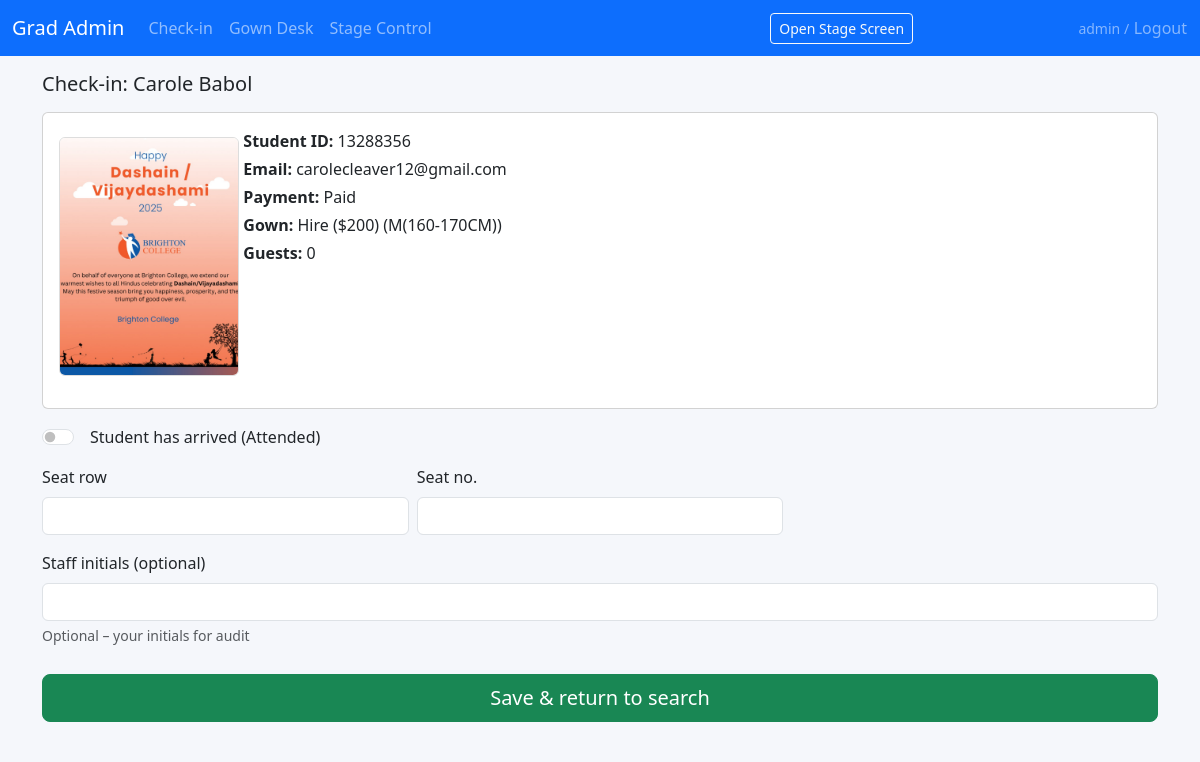
The app's page /check-in/34/ (signed in), older data.
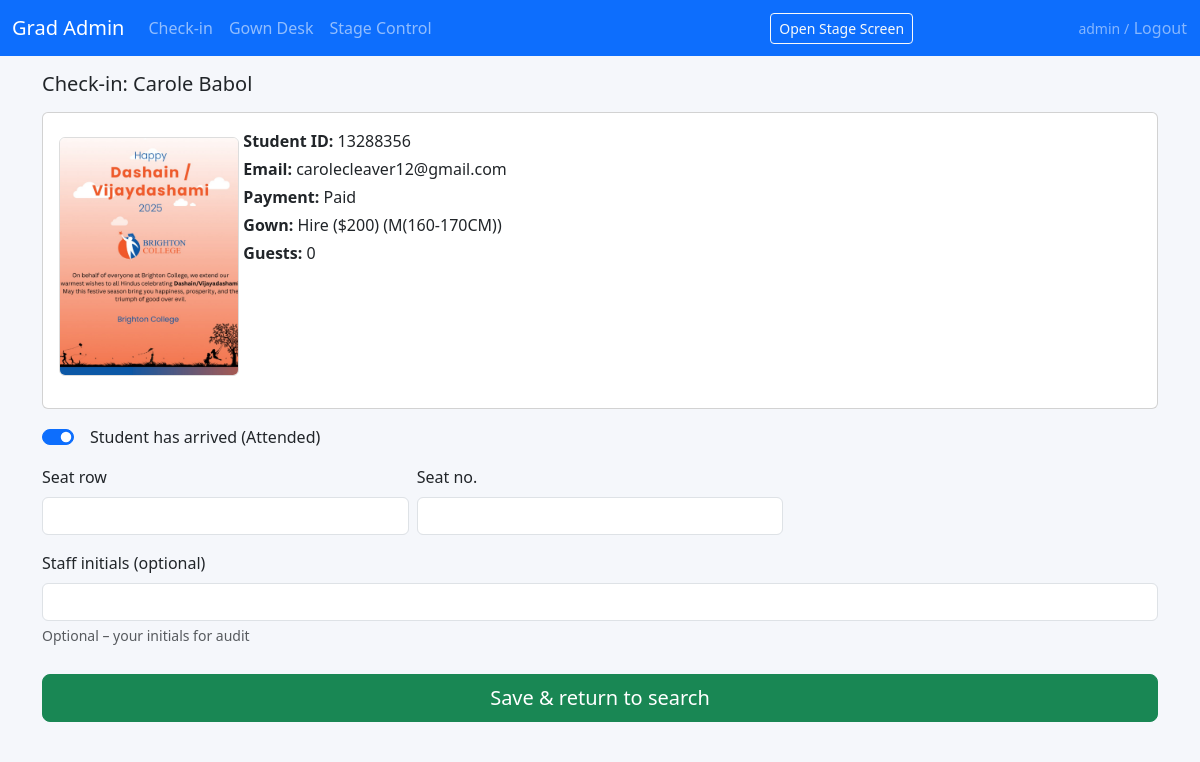
The same page, newer data.
### ceremony/models.py (models this page shows, shortened)
class Graduate(models.Model):
    submission_date = models.DateTimeField(null=True, blank=True)
    name = models.CharField(max_length=255)
    email = models.EmailField()
    student_id = models.CharField(max_length=50)
    payment_status = models.CharField(max_length=50, blank=True)
    gown_option = models.CharField(
        max_length=50,
        blank=True,
        help_text='Hire or Purchase from form',
    )
    additional_guests = models.PositiveIntegerField(default=0)
    total_amount = models.DecimalField(max_digits=10, decimal_places=2, default=0)
    unique_id = models.CharField(max_length=50, unique=True)
    gown_size = models.CharField(max_length=20, blank=True)
    submission_id = models.CharField(max_length=50, blank=True)
    photo = models.ImageField(upload_to='photos/', null=True, blank=True)
    attended = models.BooleanField(default=False)
    check_in_time = models.DateTimeField(null=True, blank=True)
    checked_in_by = models.CharField(max_length=100, blank=True)
    gown_collected = models.BooleanField(default=False)
    gown_returned = models.BooleanField(default=False)
    gown_notes = models.TextField(blank=True)
    seat_row = models.CharField(max_length=10, blank=True)
    seat_number = models.CharField(max_length=10, blank=True)
    presentation_order = models.PositiveIntegerField(
        null=True, blank=True, help_text='Order for stage presentation'
    )
    display_name = models.CharField(
        max_length=255,
        blank=True,
        help_text='Name as shown on the big screen',
    )
    course_name = models.CharField(
        max_length=255,
        blank=True,
        help_text='Optional – course/qualification to display',
    )
    class Meta:
        ordering = ['presentation_order', 'name']

### ceremony/views.py (the view)
# urls.py: path('check-in/<int:pk>/', views.check_in_detail, name='check_in_detail'),
@login_required
@require_http_methods(['GET', 'POST'])
def check_in_detail(request, pk):
    graduate = get_object_or_404(Graduate, pk=pk)
    if request.method == 'POST':
        form = CheckInForm(request.POST, instance=graduate)
        if form.is_valid():
            obj = form.save(commit=False)
            staff_initials = form.cleaned_data.get('staff_initials') or ''
            if obj.attended and not obj.check_in_time:
                obj.mark_attended(staff_initials)
                action = 'Checked In'
            else:
                obj.save()
                action = "Updated"
            messages.success(request, f"{obj.display_name} has been {action} successfully.")
            return redirect('check_in_search')
    else:
        form = CheckInForm(instance=graduate)
    return render(
        request,
        'ceremony/check_in_detail.html',
        {'graduate': graduate, 'form': form},
    )

### ceremony/forms.py
class CheckInForm(forms.ModelForm):
    staff_initials = forms.CharField(
        max_length=10,
        required=False,
        widget=forms.TextInput(attrs={'class': 'form-control'}),
        help_text='Optional – your initials for audit'
    )
    class Meta:
        model = Graduate
        fields = [
            'attended',
            'seat_row',
            'seat_number',
            'presentation_order',
            'photo',
        ]
        widgets = {
            'attended': forms.CheckboxInput(attrs={'class': 'form-check-input'}),
            'seat_row': forms.TextInput(attrs={'class': 'form-control'}),
            'seat_number': forms.TextInput(attrs={'class': 'form-control'}),
            'presentation_order': forms.NumberInput(attrs={'class': 'form-control'}),
        }

### ceremony/templates/ceremony/check_in_detail.html
{% extends "ceremony/base.html" %}
{% load static %}
{% block content %}
<h1 class="h5 mb-3">Check-in: {{ graduate.name }}</h1>
<form method="post" class="mb-5">{% csrf_token %}
	<div class="card mb-3">
		<div class="card-body">
			<div class="row">
				<div class="col-md-2">
					<div class="mb-3">
						<div class="mt-2">
							<img id="photo-preview"
								src="{% if graduate.photo %}{{ graduate.photo.url }}{% else %}{% static 'ceremony/default_silhouette.png' %}{% endif %}"
								class="img-fluid rounded" style="max-width:180px; border:1px solid #ddd;">
						</div>
					</div>
				</div>
				<div class="col-md-8">
					<p class="mb-1"><strong>Student ID:</strong> {{ graduate.student_id }}</p>
					<p class="mb-1"><strong>Email:</strong> {{ graduate.email }}</p>
					<p class="mb-1"><strong>Payment:</strong> {{ graduate.payment_status }}</p>
					<p class="mb-1"><strong>Gown:</strong> {{ graduate.gown_option }} ({{ graduate.gown_size }})</p>
					<p class="mb-0"><strong>Guests:</strong> {{ graduate.additional_guests }}</p>
				</div>
			</div>
		</div>
	</div>
	<div class="form-check form-switch mb-3">
		{{ form.attended }}
		<label class="form-check-label ms-2">Student has arrived (Attended)</label>
	</div>
	<div class="row g-2 mb-3">
		<div class="col-4">
			<label class="form-label">Seat row</label>
			{{ form.seat_row }}
		</div>
		<div class="col-4">
			<label class="form-label">Seat no.</label>
			{{ form.seat_number }}
		</div>
	</div>
	<div class="mb-3">
		<label class="form-label">Staff initials (optional)</label>
		{{ form.staff_initials }}
		<div class="form-text">{{ form.staff_initials.help_text }}</div>
	</div>
	<div class="fixed-bottom-bar">
		<button type="submit" class="btn btn-success w-100 btn-lg">
			Save &amp; return to search
		</button>
	</div>
</form>
{% endblock %}

### ceremony/templates/ceremony/base.html (shortened to what this page needs)
<!DOCTYPE html>
<html lang="en">
<head>
	<link href="https://cdn.jsdelivr.net/npm/bootstrap@5.3.3/dist/css/bootstrap.min.css" rel="stylesheet">
	<link rel="stylesheet" href="https://code.jquery.com/ui/1.13.2/themes/base/jquery-ui.css" />
</head>
<body>
	<nav class="navbar navbar-expand-lg navbar-dark bg-primary mb-3">
		<div class="container-fluid">
			<a class="navbar-brand" href="{% url 'grad_admin' %}">Grad Admin</a>
			<div class="collapse navbar-collapse" id="nav">
				<ul class="navbar-nav me-auto mb-2 mb-lg-0">
					<li class="nav-item"><a class="nav-link" href="{% url 'check_in_search' %}">Check-in</a></li>
					<li class="nav-item"><a class="nav-link" href="{% url 'gown_search' %}">Gown Desk</a></li>
					<li class="nav-item"><a class="nav-link" href="{% url 'stage_control' %}">Stage Control</a></li>
				</ul>
				<a class="btn btn-outline-light btn-sm mx-auto" href="{% url 'stage_display' %}" target="_blank">Open
					Stage Screen</a>
				{% if request.user.is_authenticated %}
				<form method="POST" action="{% url 'logout' %}" class="d-inline">{% csrf_token %}
					<span class="text-white-50 small">{{ request.user.username }} / </span>
					<button type="submit" class="btn btn-link p-0 m-0 align-baseline text-white-50"
						style="text-decoration:none;">Logout</button>
				</form>
				{% endif %}
			</div>
		</div>
	</nav>
	<div class="container mb-5">
		{% block content %}{% endblock %}
	</div>
</body>
</html>

### ceremony/templates/ceremony/base.html (style rules this page uses)
body { background-color: #f5f7fb; }
.nav-link { font-weight: 500; }
.fixed-bottom-bar { position: sticky; bottom: 0; z-index: 100; padding: 0.75rem 0; background: linear-gradient(to top, #f5f7fb, rgba(245, 247, 251, 0.9)); }

Row changes from the older to the newer data that the page shows:
changed Graduate "Carole Babol": attended "☐" → "☑"
